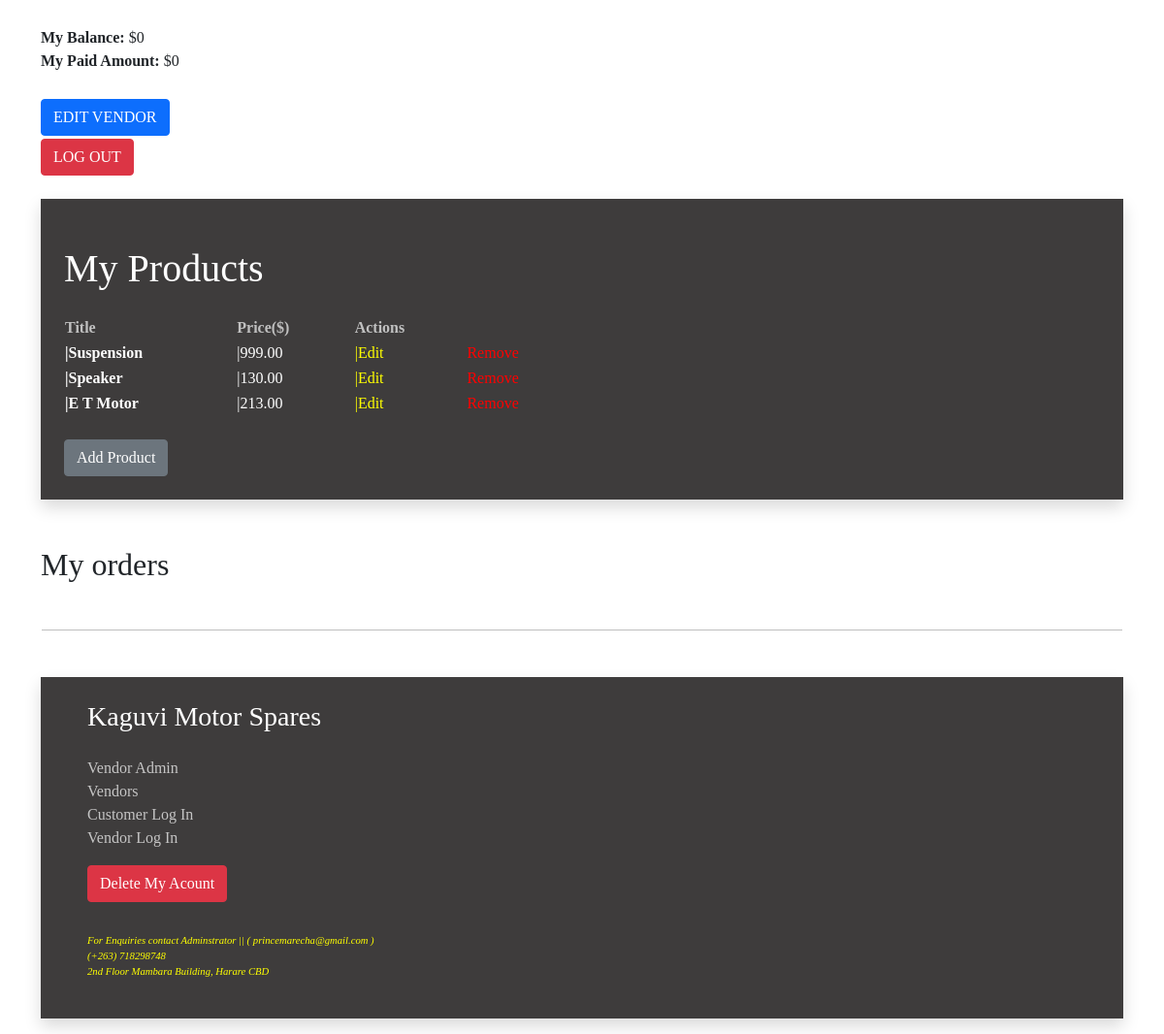
The app's page /vendors/vendor-admin/ (signed in, lower part), older data.
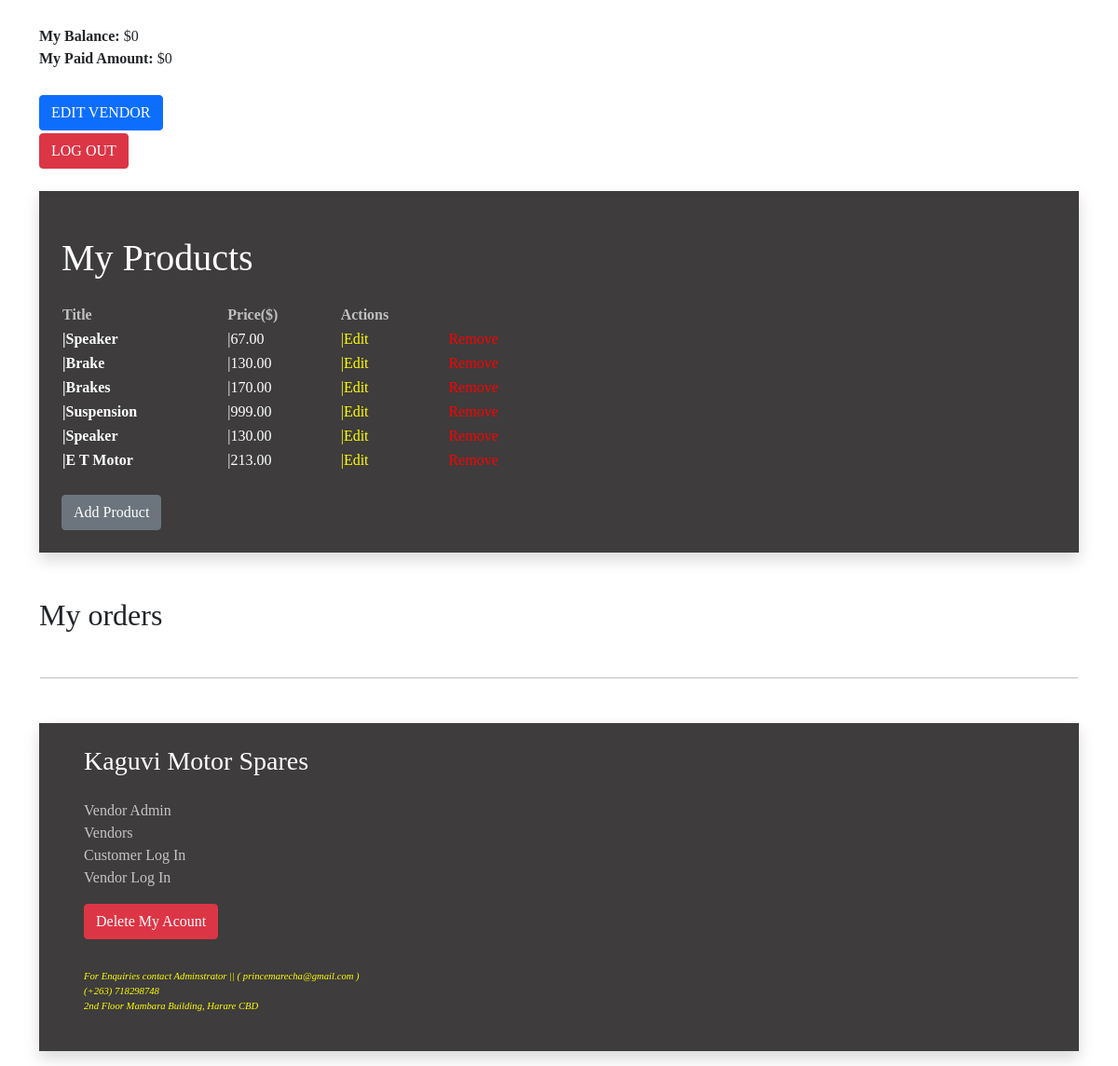
The same page, newer data.
### apps/product/models.py (models this page shows, shortened)
class Product (models.Model):
    category = models.ForeignKey(Category, related_name='products', on_delete=models.CASCADE) #related_name to get all products in category, on delete to delete all products in category
    vendor = models.ForeignKey(Vendor, related_name='products',on_delete=models.CASCADE)  # related_name to get all products to vendor, on delete to delete all products of vendor
    title = models.CharField(max_length=255)
    slug = models.SlugField(max_length=255)
    description = models.TextField(blank=True, null=True)
    price  = models.DecimalField(max_digits=6, decimal_places=2)
    date_added = models.DateTimeField(auto_now_add=True)
    car = models.CharField(max_length=255)
    model = models.CharField(max_length=255)
    engine =  models.CharField(max_length=255)
    image = models.ImageField(upload_to='uploads/', blank=True, null=True)
    thumbnail = models.ImageField(upload_to='uploads/', blank=True, null=True)
    class Meta:
        ordering = ['-date_added']              #orders products by newest products first

### apps/vendor/views.py (the view, shortened to what this page needs)
# urls.py: path('vendor-admin/', views.vendor_admin, name='vendor_admin'),
@login_required #checks if user is logged in first before proceeding, or he will be redirected to the login page
def vendor_admin(request):
    v_account = False
    vendors = Vendor.objects.all()
    for ven in vendors:
        if ven.name == request.user.username:
            v_account = True
    if v_account == True:
        vendor = request.user.vendor #vendor which belongs to this user
        products = vendor.products.all()
        orders = vendor.orders.all()
    elif v_account == False:
        return redirect("login")
    return render(request, 'vendor/vendor_admin.html',{'vendor': vendor, 'products':products,'orders':orders})

### apps/cart/cart.py (called while the page is built)
    def __len__(self):
        return sum(item['quantity'] for item in self.cart.values())

### apps/cart/context_processors.py (called while the page is built)
def cart(request):
    return {'cart': Cart(request)} #make this globally available to every template in project

### apps/product/context_processors.py (called while the page is built)
def menu_categories(request):
    categories = Category.objects.all()
    return {'menu_categories': categories}

### apps/vendor/models.py (called while the page is built)
    def get_balance(self):
        items = self.items.filter(vendor_paid = False, order__vendor__in=[self.id]) #all unpaid items
        return sum((item.product.price * item.quantity) for item in items)

    def get_paid_amount(self):
        items = self.items.filter(vendor_paid=True, order__vendor__in=[self.id])  # all unpaid items
        return sum((item.product.price * item.quantity) for item in items)

### apps/vendor/templates/vendor/vendor_admin.html (shortened to what this page needs)
{%extends 'core/base.html'%}
{%block content%}
<div class="box">
    <br><strong>My Balance: </strong>${{ vendor.get_balance }}<br>
    <strong>My Paid Amount: </strong>${{ vendor.get_paid_amount }}<br>
    <br><hr><a href="{% url 'edit_vendor' %}" class="btn btn-primary">EDIT VENDOR</a><br><hr>
    <a href="{% url 'logout' %}" class="btn btn-danger">LOG OUT</a>
</div>
<div class="shadow p-4 mt-4 mb-4">
    <h1 class="mb-4 mt-4" style="color:white;">My Products</h1>
    {% if products %}
        <table style="width:50%;">
            <thead>
                <tr style="color:silver;">
                    <th>Title</th>
                    <th>Price($)</th>
                    <th>Actions</th>
                </tr>
            </thead>
            <tbody>
                {% for product in products %}
                    <tr>
                        <td><a style="font-weight:bold;" href="{% url 'product' product.category.slug product.slug product.id %}">|{{ product.title }}</a></td>
                        <td><a style="color:white;">|{{ product.price }}</a></td>
                        <td><a style="color:yellow;" href ="{% url 'edit_product' product.id %}">|Edit</a></td>
                        <td><a style="color:red;" href="{% url 'delete-item' product.id %}">Remove</a></td>
                    </tr>
                {% endfor %}
            </tbody>
        </table>
    {% else %}
        <p>You don't have any products yet....</p>
    {% endif %}
    <div class="mt-4"><a href="{% url 'add_product' %}" class="btn btn-secondary">Add Product</a></div>
</div>
<div class="box mt-5 ">
        <h2 class="is-size-3 mb-4">My orders</h2>
    </div>
{%endblock%}

Row changes from the older to the newer data that the page shows:
added Product: title "Speaker", price "67.00"
added Product: title "Brake", price "130.00"
added Product: title "Brakes", price "170.00"
